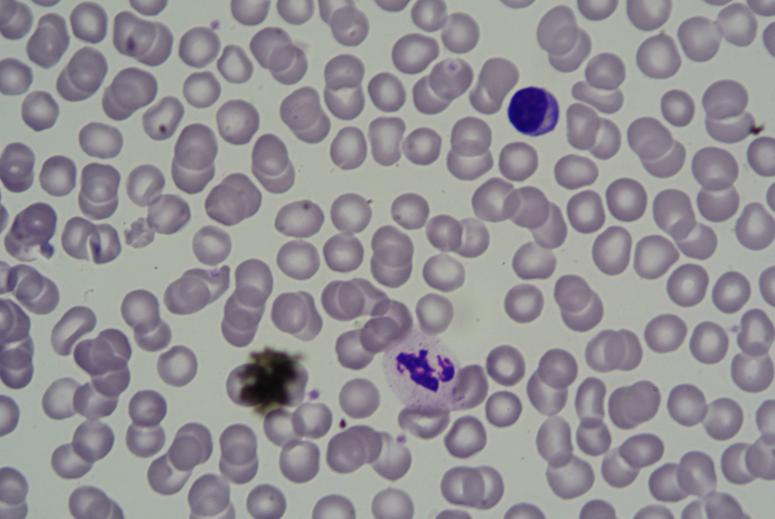
#> input picture Challenge 3 - K-Means/original_images/blood.jpg, 775 x 519 px
$ jupyter execute KMeans.ipynb
#> lines starting #> are read from the running program, lines starting #| are printed output that depends on the picture; after the words box and inside, x2 and y2 are one past the last pixel; in counts of white or black regions, pixels touching at a corner belong together
<span style="text-align: center; color:#009999;">

# [LGBIO2050] - Medical Imaging
## *Challenge 3 - K-Means*
</span>

### Professors :
- Prof. G. Kerckhofs
- Prof. J. Lee
- Prof. B. Macq
- Prof. G. Duchêne

### Teaching assistants :
- Pauline Hermans (pauline.hermans@uclouvain.be)
- Nicolas Delinte (nicolas.delinte@uclouvain.be)
- Simon Francois (simon.b.francois@uclouvain.be)

**2026-2027**

<span style="color:#009999;">

## 1. Guidelines and Deliverables
</span>

- This assignment is due on **November 11th**.
- The jupyter notebook containing the code and **detailed answers** to the questions must be delivered in an archive (.zip folder) on Moodle, with *"Markdown cells"* containing the answer to the questions and *"Code cells"* containing the code you implemented. The answers have to be written in English.
- This work must comply with the **EPL AI Guidelines** (available on Moodle) concerning the responsible use of AI in student work. Copying code or answers from other groups or from the internet is strictly prohibited. **Any source used for inspiration must be clearly acknowledged and referenced.**
- At the end of the semester, an **individual evaluation** will allow you to demonstrate that you have a good understanding of the challenge, both in terms of the code you have written and the answers to the reflection questions. Make sure that **all group members are familiar with each challenge and understand how it works**.
- The **presentation and overall formatting of your notebook** will also be taken into account in the assessment. Make sure to **write clean, efficient, well-structured code and comment it** appropriately to make it easy to understand. Your outputs and figures should also be clear and well-presented (do not forget titles, legends, etc. where appropriate). Pay particular attention to your answers to the questions as well. **Structure your explanations clearly** and use titles, subtitles, figures, and other relevant elements to make your **answers clear and precise**.

<span style="color:#009999;">

## 2. Project Purpose
</span>

 In this challenge, you will use **K-Means clustering** to detect the **white blood cells** on a micrograph of a stained blood smear. Clustering refers to a set of unsupervised methods allowing to group objects (here pixels) in such a way that similar objects are grouped together.

The stain colours the DNA in purple-blue. Since red blood cells have no nucleus, the **nuclei of the white blood cells** are the only purple-blue structures of the image. At the end of the challenge, you should be able to detect them automatically, as in the figure below.

<span style="color:#009999;">

## 3. K-Means algorithm
</span>

<span style="color:#009999;">

### 3.1 Clustering formulation
</span>

Clustering can be defined as the task of grouping a set of objects in such a way that objects in the same group (called cluster) are more similar (in some sense) to each other than to those in other groups [1]. K-Means looks for the partition of the data $D$ into $K$ clusters $C_1, \dots, C_K$ that minimizes the Sum of Squared Errors (SSE):

$$ \text{SSE} = \sum_{i=1}^{K} \sum_{x \in C_i} \| x - c_i \|^2 $$

where $c_i$ is the mean (= centroid) of cluster $C_i$ [2]. Minimizing the distances inside the clusters is equivalent to maximizing the dispersion between the clusters, since the total dispersion of the data is fixed.

<span style="color:#009999;">

### 3.2 Pseudo-code
</span>

The algorithm alternates between two steps until no point changes cluster:

1. **Assignment step**: each data point is assigned to its nearest centroid (squared Euclidean distance).
2. **Update step**: each centroid is recomputed as the mean of the points assigned to its cluster.

<b>Algorithm 1: K-Means</b>

> **initialize** $K$ centroids $c_1, \dots, c_K$ (e.g. $K$ data points drawn at random) <br>
> **repeat** <br>
> &emsp; **foreach** $x \in D$: assign $x$ to its closest centroid, $\; i^* = \arg\min_i \| x - c_i \|^2$ <br>
> &emsp; **foreach** cluster $C_i$: recompute its centroid, $\; c_i = \frac{1}{|C_i|} \sum_{x \in C_i} x$ <br>
> **until** no point changes cluster

Each cluster $C_k$ is identified by a **label**, its index $k \in \{0, \dots, K-1\}$. The output of K-Means is therefore the **label of each point**, i.e. the index of the cluster (and thus of the closest centroid) it is assigned to, together with the $K$ centroids.

K-Means is guaranteed to converge, since the SSE can only decrease at each step. However, the result may be a **local** minimum, which depends on the initial centroids.

<span style="color:#009999;">

### 3.3 Feature space
</span>

K-Means does not know what it is clustering: it only sees a table $X$ of shape $(N, d)$, with one row per data point and one column per feature. The choice of the features is therefore crucial. For pixel clustering, the most common choice is the RGB space: each pixel is a point in a 3-dimensional space whose axes are its red, green and blue components [3].

<span style="color:#009999;">

### Setup
</span>

Run this cell to load the image and a few helper functions.

[cell 1]
import numpy as np
import matplotlib.pyplot as plt
from skimage.io import imread
from skimage.morphology import disk
from scipy.ndimage import binary_opening, binary_closing

original_img = imread('original_images/blood.jpg')[:, :, :3]
#> original_img is the input picture: shape (519, 775, 3); mean R, G, B 147.9, 144.3, 149.6
H, W, _ = original_img.shape
print('image shape:', original_img.shape)
#| image shape: (519, 775, 3)


def show_clusters(original_img, labels):
    """Return the image where each pixel takes the mean colour of its cluster."""
    rgb = original_img.reshape(-1, 3).astype(float)
    out = np.zeros_like(rgb)
    for k in np.unique(labels):
        out[labels == k] = rgb[labels == k].mean(axis=0)
    return out.round().astype(np.uint8).reshape(H, W, 3)


def show_images(images, titles):
    """Display several images side by side (RGB images of shape (H, W, 3) or binary masks of shape (H, W))."""
    fig, axes = plt.subplots(1, len(images), figsize=(6 * len(images), 4))
    for ax, image, title in zip(np.atleast_1d(axes), images, titles):
        ax.imshow(image, cmap='gray' if image.ndim == 2 else None)
        ax.set_title(title)
        ax.axis('off')
    plt.show()


def show_contours(original_img, mask, title, ax=None):
    """Draw the contours of a binary mask of shape (H, W) on top of the image."""
    if ax is None:
        fig, ax = plt.subplots(figsize=(6, 4))
    ax.imshow(original_img)
    ax.contour(mask, levels=[0.5], colors='yellow', linewidths=2)
    ax.set_title(title)
    ax.axis('off')


def show_xy(original_img, X_xy, labels, centroids, title, ax=None):
    """Display the clusters of a set of pixel positions (x, y) of shape (N, 2) on top of the image."""
    if ax is None:
        fig, ax = plt.subplots(figsize=(6, 4))
    ax.imshow(original_img)
    ax.scatter(X_xy[:, 0], X_xy[:, 1], c=labels, s=1, cmap='brg')
    ax.scatter(centroids[:, 0], centroids[:, 1], marker='x', c='yellow', s=150, linewidths=3)
    ax.set_title(title)
    ax.axis('off')

<span style="color:#009999;">

### 4. Exercise 1 - K-Means in the RGB space
</span>

Implement the function `KMeans` following Algorithm 1, then apply it to the pixels of the image described by their RGB values (scaled to $[0, 1]$).

**Tip:** avoid looping over the pixels (there are about 400 000 of them, this would take several minutes): for each centroid, compute its distance to all the points at once, with numpy operations on whole arrays.

[cell 2]
def KMeans(X, K, init="random", seed=None):
    """
    K-Means clustering (Algorithm 1).
    INPUT :
        - X    : data, array of shape (N, d), one row per point
        - K    : number of clusters
        - init : "random" (K points drawn at random) or "kmeans++" (Exercise 3)
        - seed : random seed, to obtain the same result at each run (None = different at each run)
    OUTPUT :
        - labels    : array of shape (N,), cluster index of each point
        - centroids : array of shape (K, d)
    """
#> called with X = array of shape (402225, 3), K = 3, init = 'random', seed = 0
    if seed is not None :
        np.random.seed(seed)

    N, d = X.shape

    if init =="random" :
        centroids = X[np.random.choice(N, size=K, replace=False)].astype(float)
#> centroids = [[0.678, 0.71, 0.667], [0.62, 0.596, 0.635], [0.498, 0.447, 0.514]]
    elif init=='kmeans++' :
        centroids = init_kmeanspp(X,K)

    labels = np.zeros(N)

    while True:
        dist = np.zeros((N,K))
        for cluster in range(K):
            dist[:,cluster] = np.sum((X-centroids[cluster])**2, axis=1)

        labels_changed = np.argmin(dist, axis=1)

        if np.array_equal(labels, labels_changed):
            break

        labels = labels_changed

        for cluster in range(K):
            cluster_points = X[labels==cluster]
            if len(cluster_points) > 0:
                centroids[cluster] = cluster_points.mean(axis=0)
#> after the loop, centroids = [[0.664, 0.669, 0.652], [0.501, 0.467, 0.525], [0.189, 0.127, 0.303]]


    return labels, centroids

[cell 3]
X_rgb =  original_img.reshape(-1, 3) / 255                     # one row per pixel, values in [0, 1]

labels_rgb, centroids_rgb = KMeans(X_rgb, 3, seed=0)
#> centroids_rgb has the same summary as centroids in KMeans

show_images([original_img, show_clusters(original_img, labels_rgb)], ['Original image', 'K-Means in RGB, K = 3'])
#> the loop in show_clusters, `for k in np.unique(labels):` made 3 passes
#> in show_clusters, `return out.round().astype(np.uint8).reshape(H, W, 3)`:
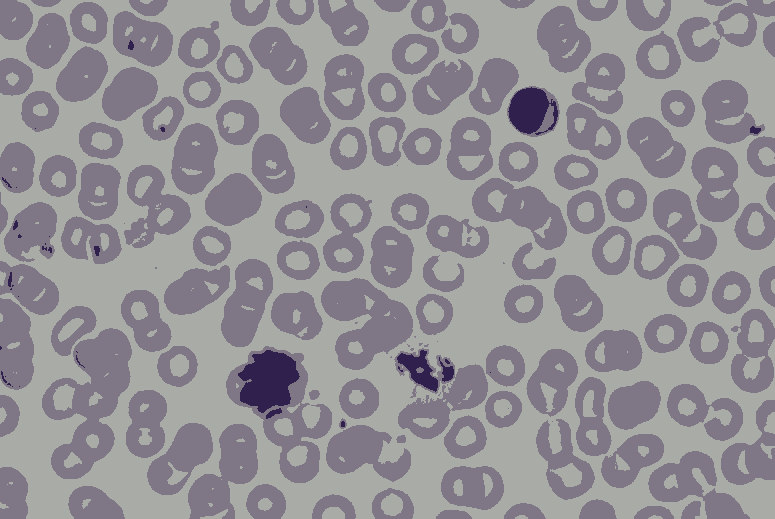
#> returned value: shape (519, 775, 3); mean of channels 0, 1, 2 147.9, 144.4, 149.6; drawn as R, G, B
#> the loop in show_images, `for ax, image, title in zip(np.atleast_1d(axes), images, titles):` made 2 passes
#> title on passes 1 to 2: 'Original image', 'K-Means in RGB, K = 3'
#> in show_images, `plt.show()`:
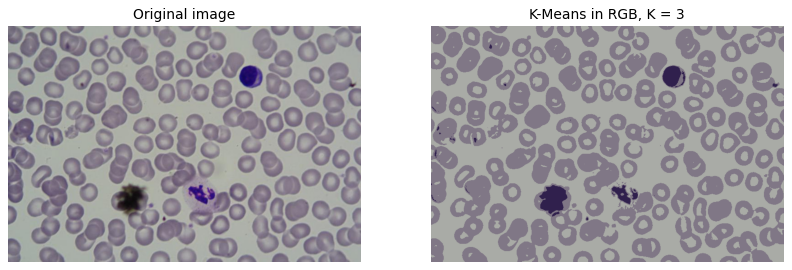
#> figure drawn by matplotlib, 2 panels

<div class="alert alert-info">

**QUESTION 1**

Run K-Means with $K = 2$ and $K = 4$ and compare with $K = 3$. Which value would you choose to detect the white blood cells? Justify.

[cell 4]
X_rgb2 =  original_img.reshape(-1, 3) / 255                     # one row per pixel, values in [0, 1]

labels_rgb2, centroids_rgb2 = KMeans(X_rgb2, 2, seed=0)
#> centroids_rgb2 = [[0.662, 0.667, 0.651], [0.49, 0.455, 0.517]]

show_images([original_img, show_clusters(original_img, labels_rgb2)], ['Original image', 'K-Means in RGB, K = 2'])
#> the loop in show_clusters (call 2), `for k in np.unique(labels):` made 2 passes
#> the loop in show_images (call 2), `for ax, image, title in zip(np.atleast_1d(axes), images, titles):` made 2 passes
#> title on passes 1 to 2: 'Original image', 'K-Means in RGB, K = 2'

X_rgb4 =  original_img.reshape(-1, 3) / 255                     # one row per pixel, values in [0, 1]

labels_rgb4, centroids_rgb4 = KMeans(X_rgb4, 4, seed=0)
#> centroids_rgb4 = [[0.671, 0.68, 0.658], [0.475, 0.438, 0.504], [0.175, 0.113, 0.292], [0.562, 0.535, 0.573]]

show_images([original_img, show_clusters(original_img, labels_rgb4)], ['Original image', 'K-Means in RGB, K = 4'])

I would choose K = 3 because then we can separate the plasma, the red blood cells and the white blood cells. With only 2 clusters, the white blood cells are mixed with the red blood cells, we can not identify them. With 4 clusters, we do not have any improvement than with 3.

<span style="color:#009999;">

### 5. Exercise 2 - Separating the cells with the pixel positions
</span>

 We now want to **separate the individual cells** found in the darkest cluster.

1. Build a binary mask of the darkest cluster of Exercise 1.
2. This mask contains many small isolated dark spots (dust, cell borders). Remove them with a
**binary opening** using a disk of radius 5 pixels: an erosion, that deletes the
structures smaller than the disk, followed by a dilation, that restores the size of the remaining ones.
3. Build a new data table `X_xy` of shape $(N, 2)$, with one row per pixel of the cleaned mask and two features: its column $x$ and its row $y$ (the colour is not used anymore). Run `KMeans(X_xy, 3)` to group the pixels of the mask into 3 clusters according to their **position** only.

Since the result depends on the initial centroids, run K-Means with **20 different seeds**
(argument `seed` of `KMeans`) and compare the SSE of the runs.

[cell 5]
dark = np.argmin(centroids_rgb.sum(axis=1))
#> dark = 2
mask = binary_opening(labels_rgb.reshape(H,W) == dark, structure=disk(5))
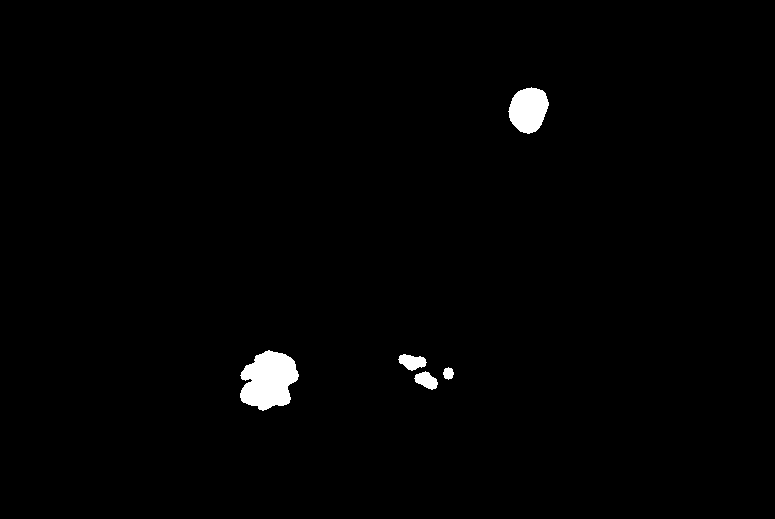
#> mask: shape (519, 775) bool; 1.2% white; 5 white regions, box (x1, y1, x2, y2) and area: (240, 350, 299, 411) 2536, (508, 87, 549, 134) 1399, (398, 354, 427, 371) 317, (414, 371, 438, 390) 280, (443, 367, 454, 380) 103

[cell 6]
y_val, x_val = np.where(mask)
#> y_val = 4635 values from 87 to 410; x_val = 4635 values, max 548 at index 447, min 240 at index 2815, mean 370.1
X_xy = np.column_stack((x_val,y_val))
#> X_xy = 4635 pairs, first value 240 to 548, second value 87 to 410

min_sse = float('inf')
min_sse_labels = None
min_sse_centroids = None

sse_list = []

for seed in range(20) :
    labels, centroids = KMeans(X_xy, 3, seed=seed)

    sse = 0
    for cluster in range(3) :
        pts_inside_cluster = X_xy[labels == cluster]
        if len(pts_inside_cluster) > 0 :
            sse += np.sum((pts_inside_cluster - centroids[cluster])**2)

    if sse < min_sse :
        min_sse = sse
        min_sse_labels = labels
        min_sse_centroids = centroids

    sse_list.append((seed, sse))
#> this loop made 20 passes
#> min_sse_centroids on passes 1, 5, 8: [[422.8, 370.6], [268.4, 380], [528.1, 109.3]], [[422.8, 370.6], [528.1, 109.3], [268.4, 380]], [[528.1, 109.3], [268.4, 380], [422.8, 370.6]]
#> after the loop, min_sse = 1589287.2; min_sse_labels = 4635 values, max 2 at index 1471, min 0 at index 0, mean 0.849; sse_list = 20 items, first 6: (0, 1589287.2), (1, 14587319.4), (2, 14587319.4), (3, 14587327.2), (4, 1589287.2), (5, 14587327.2)

show_xy(original_img, X_xy, min_sse_labels, min_sse_centroids, 'Best run of K-Means')
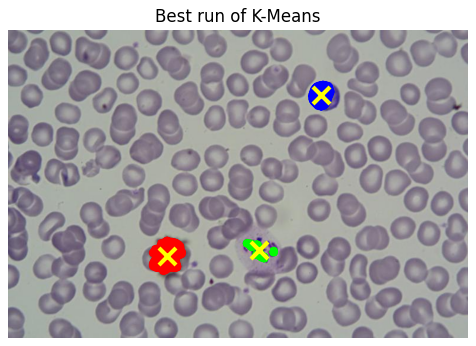
#> figure drawn by matplotlib, 1 panel

<div class="alert alert-info">

**QUESTION 2**

Why is the binary opening needed before clustering the positions?
<br>How many of the 20 runs fail to separate the three blobs? Explain what happens in a failed run.

The binary opening is needed before clustering the positions because it allows to remove the small isolated dark spots (dust, cell borders) in order to allow K-Means to compute the different clusters of white blood cells (and one black blob) without some noise that would disturb the positions clustering. Indeed, this noise would be treated as independent data points.

[cell 7]
for seed,sse in sse_list :
    print('Seed',seed,': SSE =', sse)
#> this loop made 20 passes
#> sse on passes 1 to 8: 1589287.2, 14587319.4, 14587319.4, 14587327.2, 1589287.2, 14587327.2, 1589287.2, 1589287.2
#> (printed output is left out)

There are 2 runs that have failed as we can see in the list above because they have much bigger values of SSE. In a failed run, two or three of the initial centroids are in the same blob or really close and then K-Means is stuck in a local minima. Then, the clusters are not well separated.

<span style="color:#009999;">

### 6. Exercise 3 - K-Means++ initialization
</span>

K-Means++ [4] only changes the **initialization**: it draws initial centroids
that are far apart from each other.

1. The first centroid is a data point drawn at random.
2. For each point $x$, compute $dist(x)$, its distance to the **closest** centroid already chosen.
3. Draw the next centroid at random, with a probability proportional to $dist(x)^2$ (`np.random.choice(N, p=...)`).
4. Repeat steps 2 and 3 until $K$ centroids are chosen.

Implement `init_kmeanspp()`, then run again the 20 seeds of Exercise 2 with `init="kmeans++"`.

[cell 8]
def init_kmeanspp(X, K):
    """K-Means++ initialization: returns K initial centroids, array of shape (K, d)."""

    N, d = X.shape
    centroids = np.zeros((K,d))

    first_centroid_idx = np.random.choice(N)
    centroids[0] = X[first_centroid_idx]

    for i in range(1,K):
        dist = np.zeros(N)
        for j in range(i) :
            distance = np.sum((X-centroids[j])**2, axis=1)
            if j == 0 :
                dist = distance
            else :
                dist = np.minimum(dist, distance)
        next_centroid_idx = np.random.choice(N,p=dist/np.sum(dist))
        centroids[i] = X[next_centroid_idx]

    return centroids

[cell 9]
min_sse = float('inf')
min_sse_labels = None
min_sse_centroids = None

sse_list = []

for seed in range(20) :
    labels, centroids = KMeans(X_xy, 3, init='kmeans++',seed=seed)

    sse = 0
    for cluster in range(3) :
        pts_inside_cluster = X_xy[labels == cluster]
        if len(pts_inside_cluster) > 0 :
            sse += np.sum((pts_inside_cluster - centroids[cluster])**2)

    if sse < min_sse :
        min_sse = sse
        min_sse_labels = labels
        min_sse_centroids = centroids

    sse_list.append((seed, sse))
#> this loop made 20 passes
#> min_sse_centroids on pass 1: [[268.4, 380], [528.1, 109.3], [422.8, 370.6]]
#> after the loop, min_sse = 1589287.2; min_sse_labels = 4635 values, max 2 at index 1471, min 0 at index 1399, mean 0.604; sse_list = 20 items, first 6: (0, 1589287.2), (1, 14587319.4), (2, 1589287.2), (3, 1589287.2), (4, 1589287.2), (5, 1589287.2)

show_xy(original_img, X_xy, min_sse_labels, min_sse_centroids, 'Best run of K-Means')

for seed,sse in sse_list :
    print('Seed',seed,': SSE =', sse)
#> this loop made 20 passes
#> (printed output is left out)

<div class="alert alert-info">

**QUESTION 3**

How many runs fail with K-Means++? Why does this initialization help? Why is the next centroid drawn with a probability proportional to $dist(x)^2$, rather than simply chosen as the farthest point?

With K-Means++, there is only one fail instead of 2.

This inizialization helps because it allows K-Means to work with initial centroids that are not close as explained in the previous question.

The next centroid is drawn with a probability proportional to $dist(x)^2$ because we want to have a preference for distant points but also to be sure not to have a single point of noise, that is far, as a centroid.

<span style="color:#009999;">

### 7. Exercise 4 - Choosing the right features
</span>

Look again at the three blobs found in Exercises 2 and 3, and at the original image. Propose a new **colour feature** and **run K-Means again on the original image** (all its pixels, as in Exercise 1, not only the pixels of the mask), described by this feature instead of their RGB values, so as to keep only the white blood cells.

<div class="alert alert-info">

**QUESTION 4**

Are the three blobs all white blood cells? What distinguishes the nuclei from the black blob?
<br>Which feature did you choose and why does it work better than RGB?

[cell 10]
img = original_img.astype(float)/255
new_colour_feature = img[:, :, 0] - img[:, :, 2]
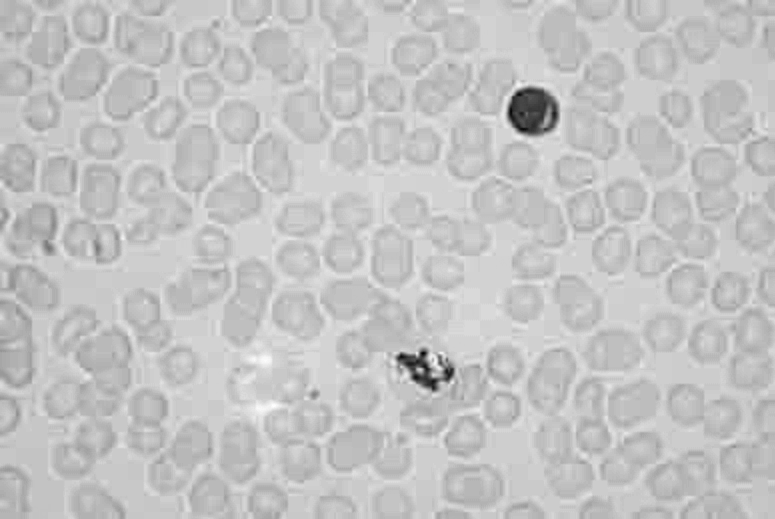
#> new_colour_feature: shape (519, 775) float64; min -0.416, max 0.118, mean -0.00668; drawn with min black and max white
X_new = new_colour_feature.reshape(-1,1)

labels_new, centroids_new = KMeans(X_new, K=3, init='kmeans++', seed=0)
#> centroids_new = [0.0126, -0.262, -0.0289]

nuclei_wbc = np.argmin(centroids_new)
#> nuclei_wbc = 1
#> (the rest of the program and of its run is left out)
